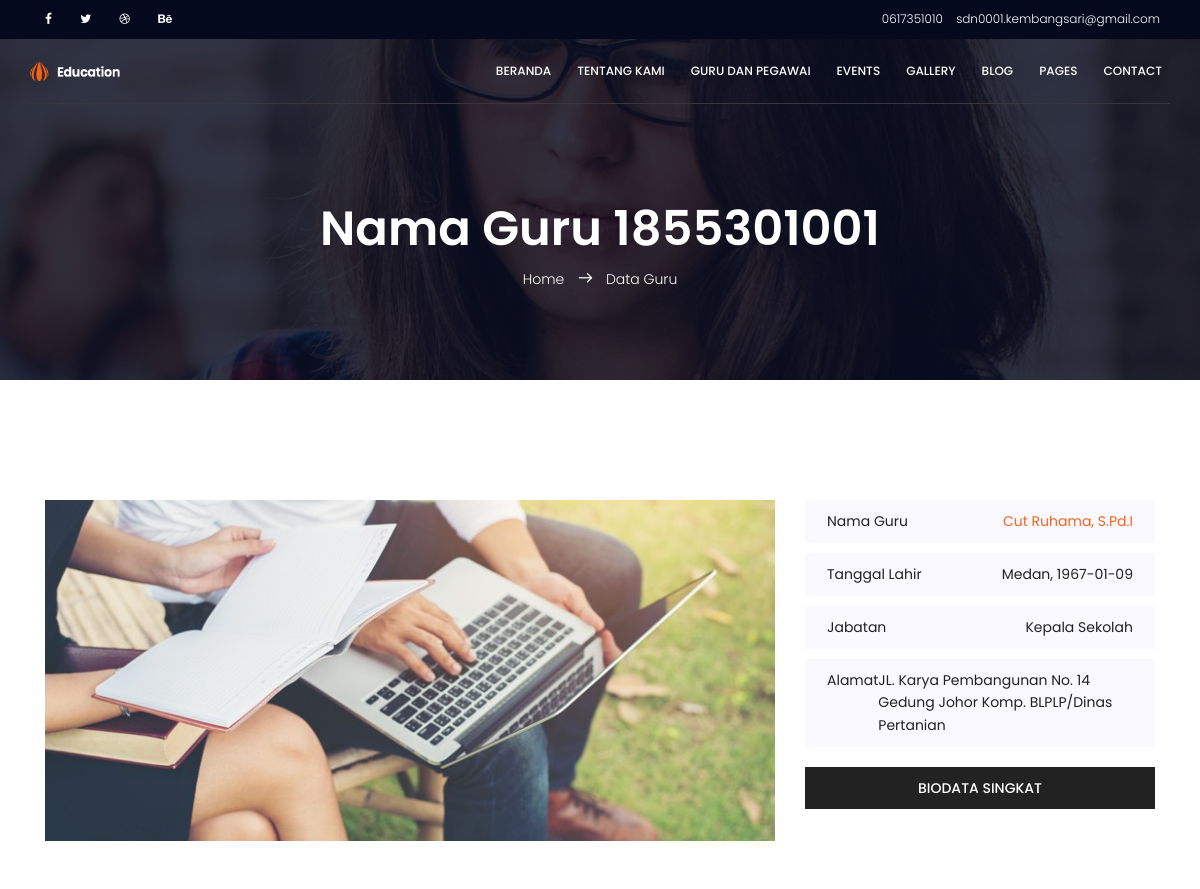
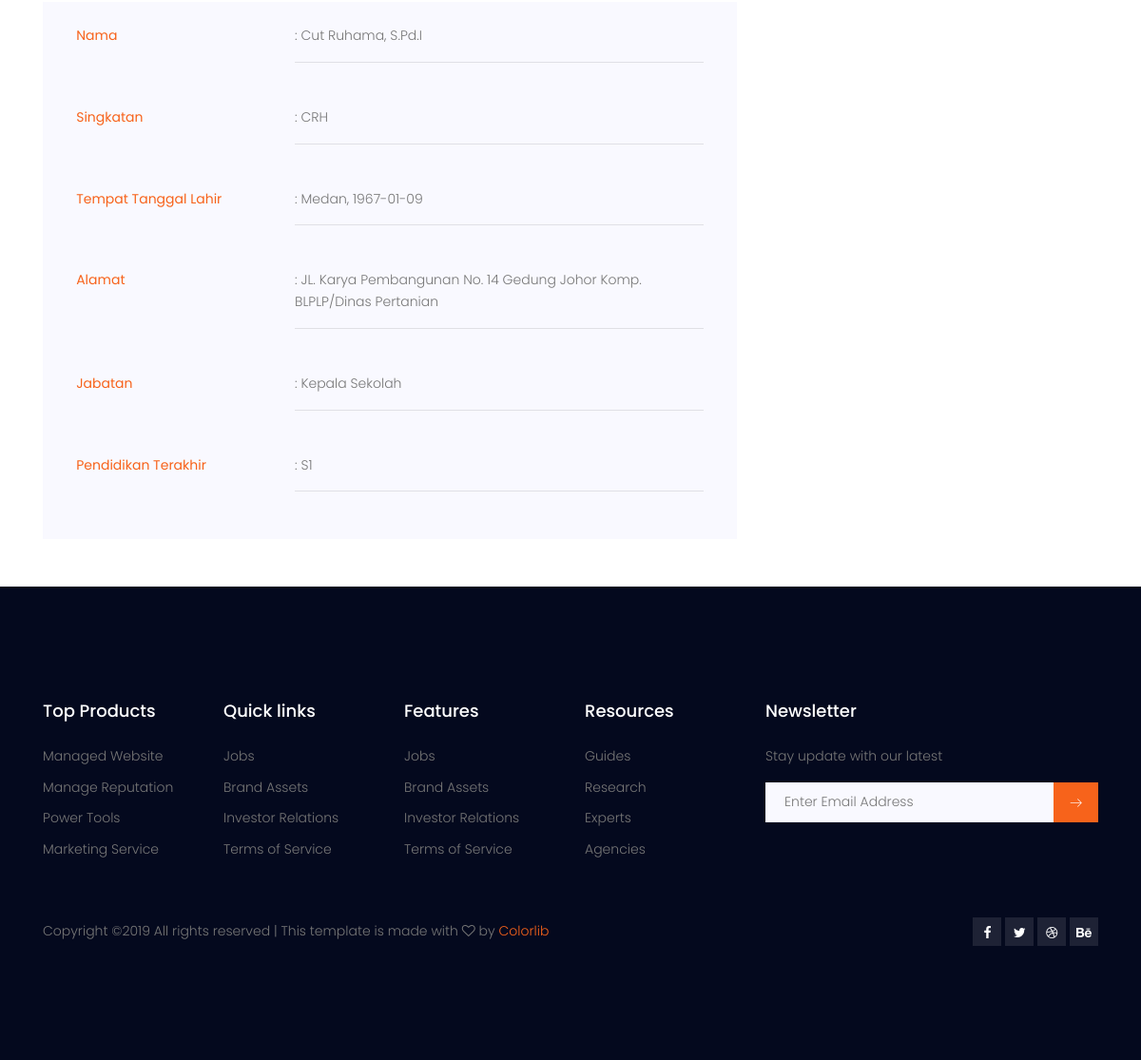
Screenshot of /education/index.php?slink=course-details.php&id=1855301001 with the database file from the repository (2 pictures, top to bottom).
### tables this page shows
CREATE TABLE `sekolah_profile` (
  `sekolah_nama` varchar(100) NOT NULL,
  `sekolah_alamat` text NOT NULL,
  `sekolah_telp` varchar(20) NOT NULL,
  `sekolah_email` varchar(50) NOT NULL,
  `sekolah_logo` varchar(50) NOT NULL
);

CREATE TABLE `guru` (
  `nip_guru` varchar(20) NOT NULL,
  `guru_nama` varchar(50) NOT NULL,
  `photo_guru` varchar(100) DEFAULT NULL,
  `guru_singkatan` varchar(10) NOT NULL,
  `guru_pendidikanterakhir` varchar(5) NOT NULL,
  `guru_jabatan` varchar(20) NOT NULL,
  `guru_tmptlahir` varchar(20) NOT NULL,
  `guru_tgllahir` date NOT NULL,
  `guru_alamat` text NOT NULL
);

CREATE TABLE `jabatan` (
  `jabatan_id` varchar(20) NOT NULL,
  `jabatan_nama` varchar(50) NOT NULL
);

### education/course-details.php (the view)
<?php
$id = $_GET['id'];
?>
<section class="banner-area relative about-banner" id="home">
    <div class="overlay overlay-bg"></div>
    <div class="container">
        <div class="row d-flex align-items-center justify-content-center">
            <div class="about-content col-lg-12">
                <h1 class="text-white">
                    Nama Guru <?php echo $id; ?>
                </h1>
                <p class="text-white link-nav"><a href="index.html">Home </a> <span class="lnr lnr-arrow-right"></span> <a href="courses.html"> Data Guru </a></p>
            </div>
        </div>
    </div>
</section>
<section class="course-details-area pt-120">
    <div class="container">
        <div class="row">
            <div class="col-lg-8 left-contents">
                <div class="main-image">
                    <img class="img-fluid" src="img/m-img.jpg" alt="">
                </div>
                <div class="jq-tab-wrapper" id="horizontalTab">
                    <div class="jq-tab-content-wrapper" style=" margin-bottom: 50px;">
                        <div class="jq-tab-content active" data-tab=" 1">
                            <?php
                            include "set/koneksi.php";
                            $sql = "select * from guru, jabatan where guru_jabatan = jabatan_id and nip_guru =$id";
                            $result = mysqli_query($db, $sql);
                            while ($row = mysqli_fetch_array($result)) {
                                ?>
                            <div class="row" style="margin-bottom:10px; padding:10px;">
                                <div class="col-4">
                                    <b> Nama</b>
                                </div>
                                <div class="col-8">
                                    : <?php echo $row[1]; ?>
                                    <hr />
                                </div>
                            </div>
                            <div class="row" style="margin-bottom:10px; padding:10px;">
                                <div class="col-4">
                                    <b> Singkatan </b>
                                </div>
                                <div class="col-8">
                                    : <?php echo $row[3]; ?>
                                    <hr />
                                </div>
                            </div>
                            <div class="row" style="margin-bottom:10px; padding:10px;">
                                <div class="col-4">
                                    <b> Tempat Tanggal Lahir</b>
                                </div>
                                <div class="col-8">
                                    : <?php echo $row[6]; ?>, <?php echo $row[7]; ?>
                                    <hr />
                                </div>
                            </div>
                            <div class="row" style="margin-bottom:10px; padding:10px;">
                                <div class="col-4">
                                    <b> Alamat</b>
                                </div>
                                <div class="col-8">
                                    : <?php echo $row[8]; ?>
                                    <hr />
                                </div>
                            </div>
                            <div class="row" style="margin-bottom:10px; padding:10px;">
                                <div class="col-4">
                                    <b>Jabatan</b>
                                </div>
                                <div class="col-8">
                                    : <?php echo $row[10]; ?>
                                    <hr />
                                </div>
                            </div>
                            <div class="row" style="margin-bottom:10px; padding:10px;">
                                <div class="col-4">
                                    <b>Pendidikan Terakhir</b>
                                </div>
                                <div class="col-8">
                                    : <?php echo $row[4]; ?>
                                    <hr />
                                </div>
                            </div>
                        </div>
                    </div>
                </div>
            </div>
            <div class="col-lg-4 right-contents">
                <ul>
                    <li>
                        <a class="justify-content-between d-flex" href="#">
                            <p>Nama Guru</p>
                            <span class="or"> <?php echo $row[1]; ?></span>
                        </a>
                    </li>
                    <li>
                        <a class="justify-content-between d-flex" href="#">
                            <p>Tanggal Lahir </p>
                            <span><?php echo $row[6];?>, <?php echo $row[7];?></span>
                        </a>
                    </li>
                    <li>
                        <a class="justify-content-between d-flex" href="#">
                            <p>Jabatan</p>
                            <span><?php echo $row[10];?></span>
                        </a>
                    </li>
                    <li>
                        <a class="justify-content-between d-flex" href="#">
                            <p>Alamat </p>
                            <span><?php echo $row[8];?></span>
                        </a>
                    </li>
                </ul>
                <a href="#" class="primary-btn text-uppercase">Biodata Singkat</a>
            </div>
        </div>
    </div>
</section>
<?php
}
?>
</body>
</html>

### education/index.php (shortened to what this page needs)
<!DOCTYPE html>
<html lang="zxx" class="no-js">
<head>
	<link rel="stylesheet" href="css/linearicons.css">
	<link rel="stylesheet" href="css/font-awesome.min.css">
	<link rel="stylesheet" href="css/bootstrap.css">
	<link rel="stylesheet" href="css/magnific-popup.css">
	<link rel="stylesheet" href="css/nice-select.css">
	<link rel="stylesheet" href="css/animate.min.css">
	<link rel="stylesheet" href="css/owl.carousel.css">
	<link rel="stylesheet" href="css/jquery-ui.css">
	<link rel="stylesheet" href="css/main.css">
</head>
<?php
include "set/koneksi.php";
$sql = "select * from sekolah_profile";
$result = mysqli_query($db, $sql);
while ($row = mysqli_fetch_array($result)) {
	?>
	<body>
		<header id="header" id="home">
			<div class="header-top">
				<div class="container">
					<div class="row">
						<div class="col-lg-6 col-sm-6 col-8 header-top-left no-padding">
							<ul>
								<li><a href="#"><i class="fa fa-facebook"></i></a></li>
								<li><a href="#"><i class="fa fa-twitter"></i></a></li>
								<li><a href="#"><i class="fa fa-dribbble"></i></a></li>
								<li><a href="#"><i class="fa fa-behance"></i></a></li>
							</ul>
						</div>
						<div class="col-lg-6 col-sm-6 col-4 header-top-right no-padding">
							<a href="tel:+953 012 3654 896"><span class="lnr lnr-phone-handset"></span> <span class="text"><?php echo $row[2] ?></span></a>
							<a href="mailto:support@colorlib.com"><span class="lnr lnr-envelope"></span> <span class="text"><?php echo $row[3] ?></span></a>
						</div>
					</div>
				</div>
			</div>
			<div class="container main-menu">
				<div class="row align-items-center justify-content-between d-flex">
					<div id="logo">
						<div>
							<a href='index.php'><img src='img/<?php echo $row[4] ?>' alt='' width='90' title='' /></a>
						</div>
					</div>
					<nav id="nav-menu-container">
						<ul class="nav-menu">
							<li><a href="index.php">Beranda</a></li>
							<li><a href="index.php?slink=about.php">Tentang Kami</a></li>
							<li><a href="index.php?slink=courses.php">Guru dan Pegawai</a></li>
							<li><a href="events.html">Events</a></li>
							<li><a href="gallery.html">Gallery</a></li>
							<li class="menu-has-children"><a href="">Blog</a>
							</li>
							<li class="menu-has-children"><a href="">Pages</a>
							</li>
							<li><a href="contact.html">Contact</a></li>
						</ul>
					</nav>
				</div>
			</div>
		</header>
		<?php
		$apaja = $_REQUEST['slink'];
		if (isset($apaja))
			include "$apaja";
		else
			include "home.php";
		?>
		<footer class="footer-area section-gap">
			<div class="container">
				<div class="row">
					<div class="col-lg-2 col-md-6 col-sm-6">
						<div class="single-footer-widget">
							<h4>Top Products</h4>
							<ul>
								<li><a href="#">Managed Website</a></li>
								<li><a href="#">Manage Reputation</a></li>
								<li><a href="#">Power Tools</a></li>
								<li><a href="#">Marketing Service</a></li>
							</ul>
						</div>
					</div>
					<div class="col-lg-2 col-md-6 col-sm-6">
						<div class="single-footer-widget">
							<h4>Quick links</h4>
							<ul>
								<li><a href="#">Jobs</a></li>
								<li><a href="#">Brand Assets</a></li>
								<li><a href="#">Investor Relations</a></li>
								<li><a href="#">Terms of Service</a></li>
							</ul>
						</div>
					</div>
					<div class="col-lg-2 col-md-6 col-sm-6">
						<div class="single-footer-widget">
							<h4>Features</h4>
							<ul>
								<li><a href="#">Jobs</a></li>
								<li><a href="#">Brand Assets</a></li>
								<li><a href="#">Investor Relations</a></li>
								<li><a href="#">Terms of Service</a></li>
							</ul>
						</div>
					</div>
					<div class="col-lg-2 col-md-6 col-sm-6">
						<div class="single-footer-widget">
							<h4>Resources</h4>
							<ul>
								<li><a href="#">Guides</a></li>
								<li><a href="#">Research</a></li>
								<li><a href="#">Experts</a></li>
								<li><a href="#">Agencies</a></li>
							</ul>
						</div>
					</div>
					<div class="col-lg-4  col-md-6 col-sm-6">
						<div class="single-footer-widget">
							<h4>Newsletter</h4>
							<p>Stay update with our latest</p>
							<div class="" id="mc_embed_signup">
								<form target="_blank" action="https://spondonit.us12.list-manage.com/subscribe/post?u=1462626880ade1ac87bd9c93a&amp;id=92a4423d01" method="get">
									<div class="input-group">
										<input type="text" class="form-control" name="EMAIL" placeholder="Enter Email Address" onfocus="this.placeholder = ''" onblur="this.placeholder = 'Enter Email Address '" required="" type="email">
										<div class="input-group-btn">
											<button class="btn btn-default" type="submit">
												<span class="lnr lnr-arrow-right"></span>
											</button>
										</div>
									</div>
								</form>
							</div>
						</div>
					</div>
				</div>
				<div class="footer-bottom row align-items-center justify-content-between">
					<p class="footer-text m-0 col-lg-6 col-md-12">
						Copyright &copy; All rights reserved | This template is made with <i class="fa fa-heart-o" aria-hidden="true"></i> by <a href="https://colorlib.com" target="_blank">Colorlib</a>
					</p>
					<div class="col-lg-6 col-sm-12 footer-social">
						<a href="#"><i class="fa fa-facebook"></i></a>
						<a href="#"><i class="fa fa-twitter"></i></a>
						<a href="#"><i class="fa fa-dribbble"></i></a>
						<a href="#"><i class="fa fa-behance"></i></a>
					</div>
				</div>
			</div>
		</footer>
	<?php
	}
	?>
</body>
</html>

### rows the page displays
sekolah_profile: sekolah_telp "0617351010", sekolah_email "sdn0001.kembangsari@gmail.com", sekolah_logo (picture)
guru: guru_nama "Cut Ruhama, S.Pd.I", guru_singkatan "CRH", guru_tmptlahir "Medan", guru_tgllahir "1967-01-09", guru_alamat "JL. Karya Pembangunan No. 14 Gedung Johor Komp. BLPLP/Dinas Pertanian", jabatan.jabatan_nama "Kepala Sekolah", guru_pendidikanterakhir "S1"
